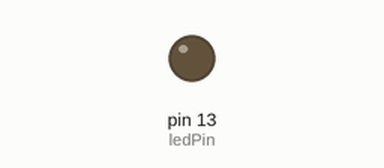
Bench run of a sketch on a simulated Arduino Uno, built with avr-gcc and run on an emulated ATmega328P. Parts: output pins drawn as LEDs (lit = HIGH).

Above: at 1.0 s.
At 3.0 s:
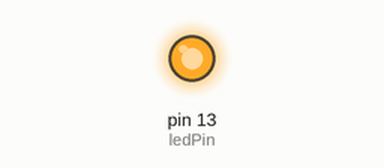
Timing chart, 0 to 5.2 s (numbered marks = the images above):
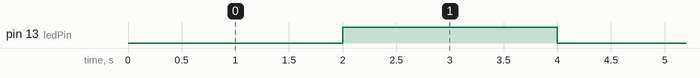

The sketch:

timerArduino.ino
```cpp
const byte ledPin = 13;
const byte interruptPin = 2;
volatile byte state = LOW;


#define RESOLUTION 65536    // Timer1 is 16 bit

class TimerOne
{
  public:

    // properties
    unsigned int pwmPeriod;
    unsigned char clockSelectBits;
	char oldSREG;					// To hold Status Register while ints disabled

    // methods
    void initialize(long microseconds=1000000);
    void start();
    void stop();
    void restart();
	void resume();
	unsigned long read();
    void pwm(char pin, int duty, long microseconds=-1);
    void disablePwm(char pin);
    void attachInterrupt(void (*isr)(), long microseconds=-1);
    void detachInterrupt();
    void setPeriod(long microseconds);
    void setPwmDuty(char pin, int duty);
    void (*isrCallback)();
};


TimerOne Timer1;              // preinstatiate

ISR(TIMER1_OVF_vect)          // interrupt service routine that wraps a user defined function supplied by attachInterrupt
{
  Timer1.isrCallback();
}


void TimerOne::initialize(long microseconds)
{
  TCCR1A = 0;                 // clear control register A
  TCCR1B = _BV(WGM13);        // set mode 8: phase and frequency correct pwm, stop the timer
  setPeriod(microseconds);
}


void TimerOne::setPeriod(long microseconds)		// AR modified for atomic access
{

  long cycles = (F_CPU / 2000000) * microseconds;                                // the counter runs backwards after TOP, interrupt is at BOTTOM so divide microseconds by 2
  if(cycles < RESOLUTION)              clockSelectBits = _BV(CS10);              // no prescale, full xtal
  else if((cycles >>= 3) < RESOLUTION) clockSelectBits = _BV(CS11);              // prescale by /8
  else if((cycles >>= 3) < RESOLUTION) clockSelectBits = _BV(CS11) | _BV(CS10);  // prescale by /64
  else if((cycles >>= 2) < RESOLUTION) clockSelectBits = _BV(CS12);              // prescale by /256
  else if((cycles >>= 2) < RESOLUTION) clockSelectBits = _BV(CS12) | _BV(CS10);  // prescale by /1024
  else        cycles = RESOLUTION - 1, clockSelectBits = _BV(CS12) | _BV(CS10);  // request was out of bounds, set as maximum

  oldSREG = SREG;
  cli();							// Disable interrupts for 16 bit register access
  ICR1 = pwmPeriod = cycles;                                          // ICR1 is TOP in p & f correct pwm mode
  SREG = oldSREG;

  TCCR1B &= ~(_BV(CS10) | _BV(CS11) | _BV(CS12));
  TCCR1B |= clockSelectBits;                                          // reset clock select register, and starts the clock
}

void TimerOne::setPwmDuty(char pin, int duty)
{
  unsigned long dutyCycle = pwmPeriod;

  dutyCycle *= duty;
  dutyCycle >>= 10;

  oldSREG = SREG;
  cli();
  if(pin == 1 || pin == 9)       OCR1A = dutyCycle;
  else if(pin == 2 || pin == 10) OCR1B = dutyCycle;
  SREG = oldSREG;
}

void TimerOne::pwm(char pin, int duty, long microseconds)  // expects duty cycle to be 10 bit (1024)
{
  if(microseconds > 0) setPeriod(microseconds);
  if(pin == 1 || pin == 9) {
    DDRB |= _BV(PORTB1);                                   // sets data direction register for pwm output pin
    TCCR1A |= _BV(COM1A1);                                 // activates the output pin
  }
  else if(pin == 2 || pin == 10) {
    DDRB |= _BV(PORTB2);
    TCCR1A |= _BV(COM1B1);
  }
  setPwmDuty(pin, duty);
  resume();			// Lex - make sure the clock is running.  We don't want to restart the count, in case we are starting the second WGM
					// and the first one is in the middle of a cycle
}

void TimerOne::disablePwm(char pin)
{
  if(pin == 1 || pin == 9)       TCCR1A &= ~_BV(COM1A1);   // clear the bit that enables pwm on PB1
  else if(pin == 2 || pin == 10) TCCR1A &= ~_BV(COM1B1);   // clear the bit that enables pwm on PB2
}

void TimerOne::attachInterrupt(void (*isr)(), long microseconds)
{
  if(microseconds > 0) setPeriod(microseconds);
  isrCallback = isr;                                       // register the user's callback with the real ISR
  TIMSK1 = _BV(TOIE1);                                     // sets the timer overflow interrupt enable bit
	// might be running with interrupts disabled (eg inside an ISR), so don't touch the global state
//  sei();
  resume();
}

void TimerOne::detachInterrupt()
{
  TIMSK1 &= ~_BV(TOIE1);                                   // clears the timer overflow interrupt enable bit
															// timer continues to count without calling the isr
}

void TimerOne::resume()				// AR suggested
{
  TCCR1B |= clockSelectBits;
}

void TimerOne::restart()		// Depricated - Public interface to start at zero - Lex 10/9/2011
{
	start();
}

void TimerOne::start()	// AR addition, renamed by Lex to reflect it's actual role
{
  unsigned int tcnt1;

  TIMSK1 &= ~_BV(TOIE1);        // AR added
  GTCCR |= _BV(PSRSYNC);   		// AR added - reset prescaler (NB: shared with all 16 bit timers);

  oldSREG = SREG;				// AR - save status register
  cli();						// AR - Disable interrupts
  TCNT1 = 0;
  SREG = oldSREG;          		// AR - Restore status register
	resume();
  do {	// Nothing -- wait until timer moved on from zero - otherwise get a phantom interrupt
	oldSREG = SREG;
	cli();
	tcnt1 = TCNT1;
	SREG = oldSREG;
  } while (tcnt1==0);

//  TIFR1 = 0xff;              		// AR - Clear interrupt flags
//  TIMSK1 = _BV(TOIE1);              // sets the timer overflow interrupt enable bit
}

void TimerOne::stop()
{
  TCCR1B &= ~(_BV(CS10) | _BV(CS11) | _BV(CS12));          // clears all clock selects bits
}

unsigned long TimerOne::read()		//returns the value of the timer in microseconds
{									//rember! phase and freq correct mode counts up to then down again
  	unsigned long tmp;				// AR amended to hold more than 65536 (could be nearly double this)
  	unsigned int tcnt1;				// AR added

	oldSREG= SREG;
  	cli();
  	tmp=TCNT1;
	SREG = oldSREG;

	char scale=0;
	switch (clockSelectBits)
	{
	case 1:// no prescalse
		scale=0;
		break;
	case 2:// x8 prescale
		scale=3;
		break;
	case 3:// x64
		scale=6;
		break;
	case 4:// x256
		scale=8;
		break;
	case 5:// x1024
		scale=10;
		break;
	}

	do {	// Nothing -- max delay here is ~1023 cycles.  AR modified
		oldSREG = SREG;
		cli();
		tcnt1 = TCNT1;
		SREG = oldSREG;
	} while (tcnt1==tmp); //if the timer has not ticked yet

	//if we are counting down add the top value to how far we have counted down
	tmp = (  (tcnt1>tmp) ? (tmp) : (long)(ICR1-tcnt1)+(long)ICR1  );		// AR amended to add casts and reuse previous TCNT1
	return ((tmp*1000L)/(F_CPU /1000L))<<scale;
}


void setup() {
  pinMode(ledPin, OUTPUT);
  pinMode(interruptPin, INPUT_PULLUP);

  Timer1.initialize(2000000);
  Timer1.attachInterrupt(blink);

  //attachInterrupt(digitalPinToInterrupt(interruptPin), blink, CHANGE);
}

void loop() {
  digitalWrite(ledPin, state);
}

void blink() {
  state = !state;
}
```

Measured:
- by itself, pin 13 (ledPin): alternates HIGH for 2.0 s and LOW for 2.0 s
